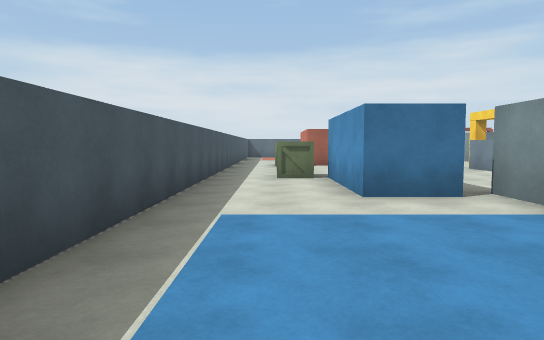
[1] (above)

22 first-person views from a walk through a Unity game level. The camera is 1.4 m above the floor, tilts 4° down and sees 75° across. The floor is counted in squares, 2 m on a side. Each view is taken from the middle of a square. On the plan, view 1 faces up. The plan holds only what a view shows up to about 11 squares ahead; the rest is blank. The player is left out. Some animated figures are not drawn.

[2]
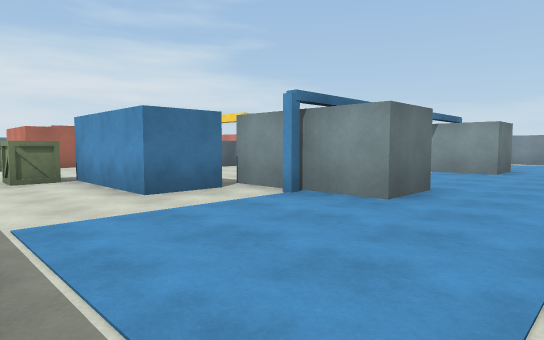

[3]
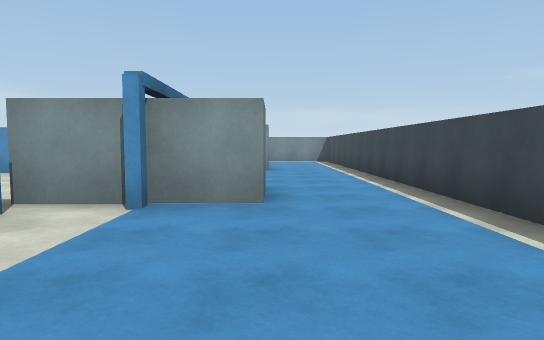

[4]
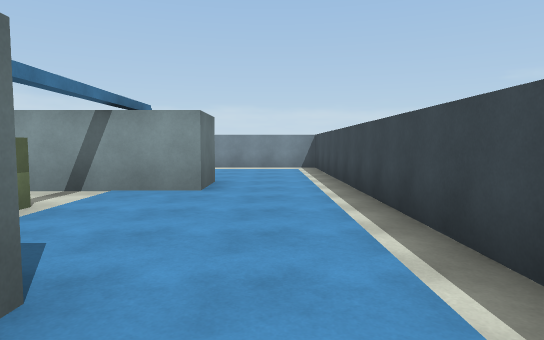

[5]
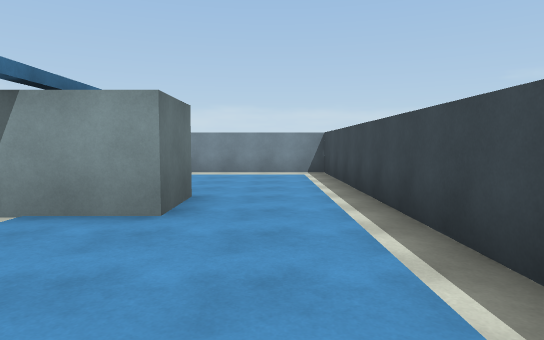

[6]
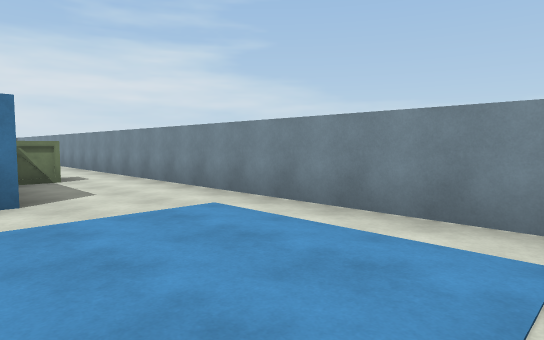

[7]
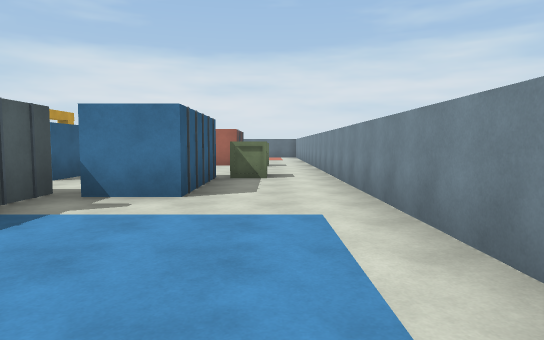

[8]
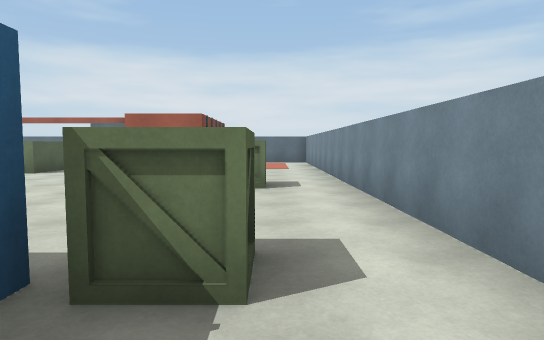

[9]
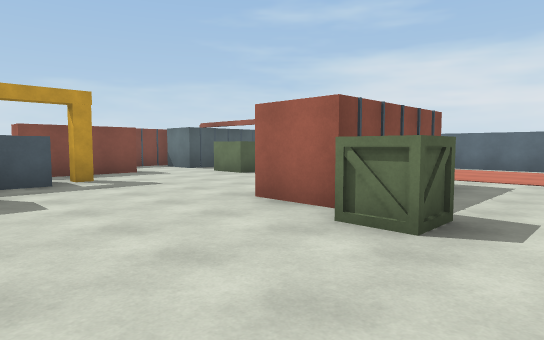

[10]
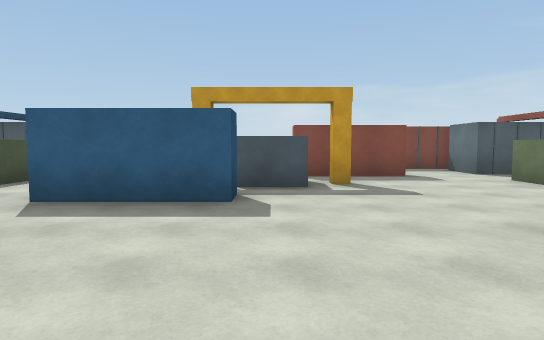

[11]
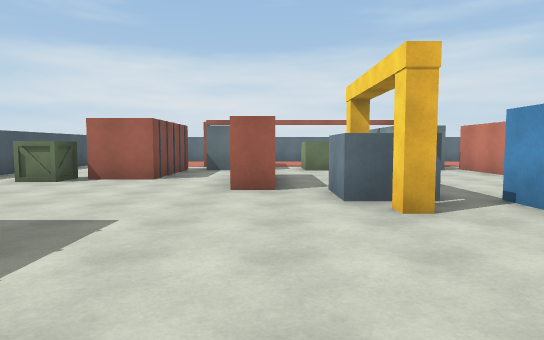

[12]
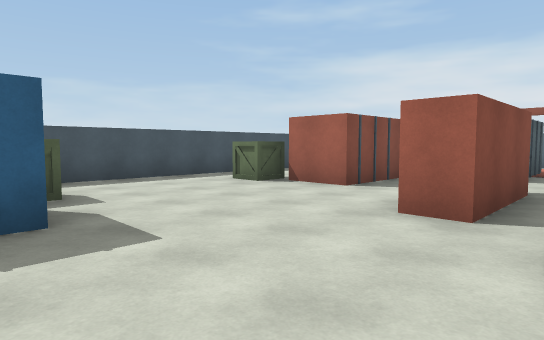

[13]
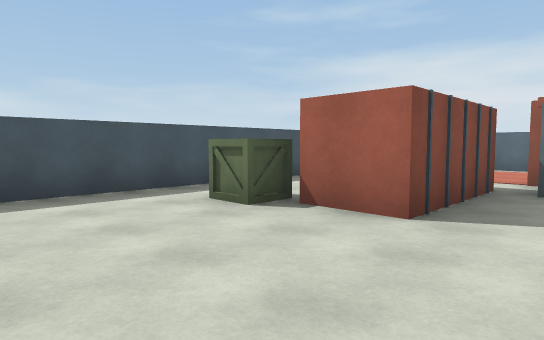

[14]
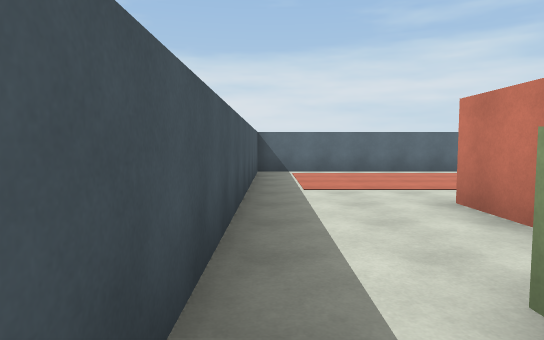

[15]
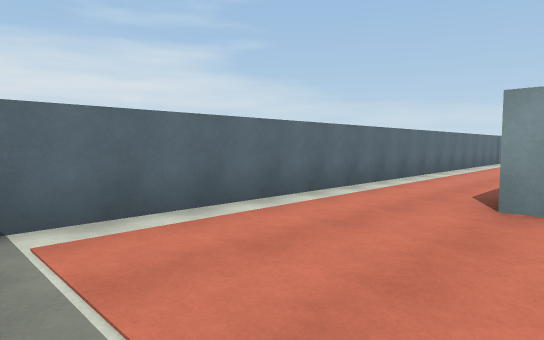

[16]
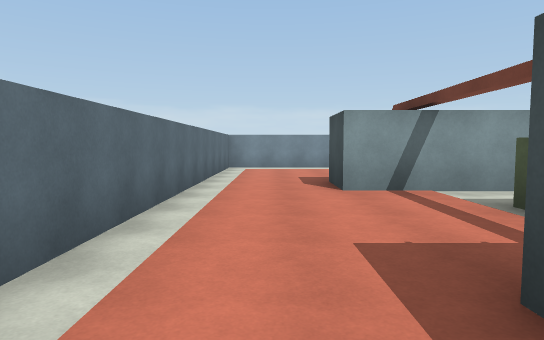

[17]
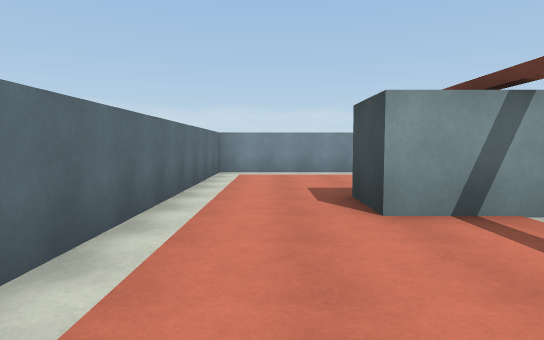

[18]
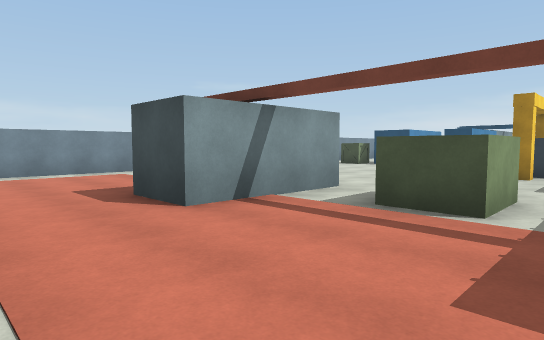

[19]
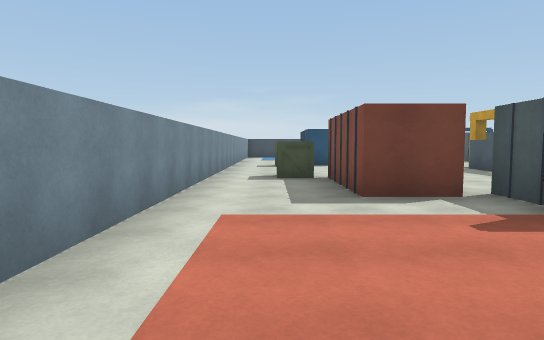

[20]
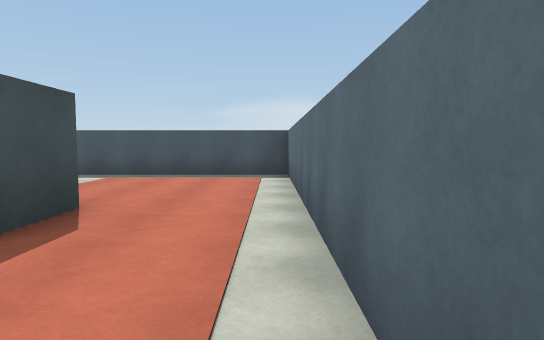

[21]
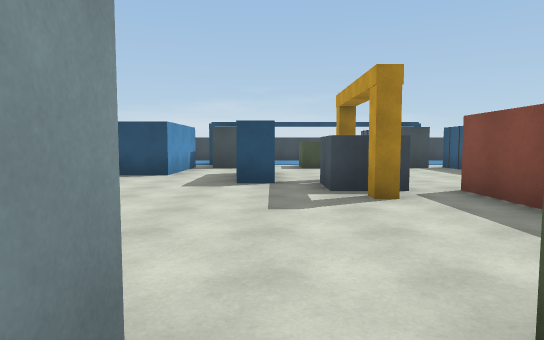

[22]
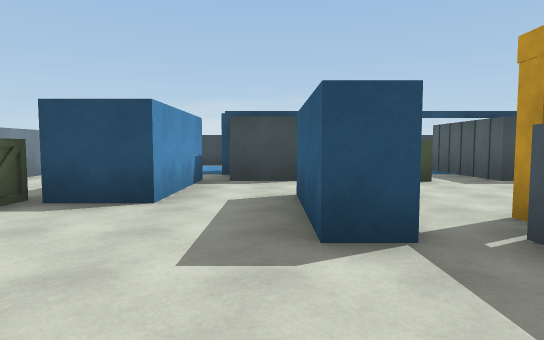

### Floor plan
Ten units are one square. View 1 is at (0, 0); x grows to the right and y downward. Boxes are objects, and circles mark ways between rooms. Rooms are numbered by the first view taken in them; rooms with no view inside come last. Other rooms are left out.
<svg viewBox="-19 -209 168 218">
<path fill="none" stroke="#000" d="M80 -86 80 -95M26 -79 26 -47 12 -47 12 -72M59 -51 71 -51M45 -51 45 -21 32 -21 32 -51 45 -51M26 -123 15 -123M98 -51 98 -40M118 -64 118 -47 104 -47M12 -139 12 -152M59 -162 71 -162M104 -153 118 -153 118 -123M85 -164 85 -179 99 -179M99 -21 85 -21 85 -36M98 -160 98 -149M144 -115 144 -204 -14 -204 -14 -18M32 -175 32 -179 45 -179 45 -165M20 4 144 4 144 -55M80 -95 87 -95 87 -70M104 -132 104 -153M118 -123 104 -123M85 -149 85 -164M51 -131 51 -105 42 -105M118 -74 118 -64M71 -162 71 -148 59 -148 59 -162M104 -47 104 -78 115 -78M45 -165 45 -148 31 -148M85 -36 85 -51 98 -51M26 -152 26 -123M144 -55 144 -115"/>
<rect x="-5" y="-85" width="20" height="10" fill="#bbb"><title>other object</title></rect>
<rect x="-5" y="-125" width="20" height="10" fill="#bbb"><title>other object</title></rect>
<rect x="55" y="-115" width="20" height="30" fill="#bbb"><title>other object</title></rect>
<rect x="115" y="-85" width="20" height="10" fill="#bbb"><title>other object</title></rect>
<rect x="115" y="-125" width="20" height="10" fill="#bbb"><title>other object</title></rect>
<circle cx="135" cy="-115" r="3" fill="#2a7"/>
<circle cx="135" cy="-65" r="3" fill="#2a7"/>
<circle cx="35" cy="-125" r="3" fill="#2a7"/>
<circle cx="50" cy="-155" r="3" fill="#2a7"/>
<circle cx="64" cy="-86" r="3" fill="#2a7"/>
<circle cx="80" cy="-155" r="3" fill="#2a7"/>
<circle cx="80" cy="-45" r="3" fill="#2a7"/>
<text x="60" y="-90">1</text>
<text x="90" y="-110">2</text>
</svg>
Room 1 opens to room 2.

Where each view was taken, in squares from view 1:
view 1: 0 up, 0 right, facing up
view 2: 0 up, 1 left, facing up-right
view 3: 2 up, 1 left, facing right
view 4: 1 up, 3 right, facing right
view 5: 1 up, 5 right, facing right
view 6: 0 up, 11 right, facing up-right
view 7: 0 up, 13 right, facing up
view 8: 6 up, 13 right, facing up
view 9: 9 up, 14 right, facing up-left
view 10: 10 up, 13 right, facing left
view 11: 5 up, 5 right, facing up
view 12: 7 up, 6 right, facing up-left
view 13: 9 up, 4 right, facing up-left
view 14: 11 up, 1 left, facing up
view 15: 17 up, 1 left, facing up-right
view 16: 19 up, 3 right, facing right
view 17: 19 up, 5 right, facing right
view 18: 20 up, 5 right, facing down-right
view 19: 20 up, 13 right, facing down
view 20: 20 up, 7 right, facing left
view 21: 16 up, 8 right, facing down
view 22: 12 up, 9 right, facing down
